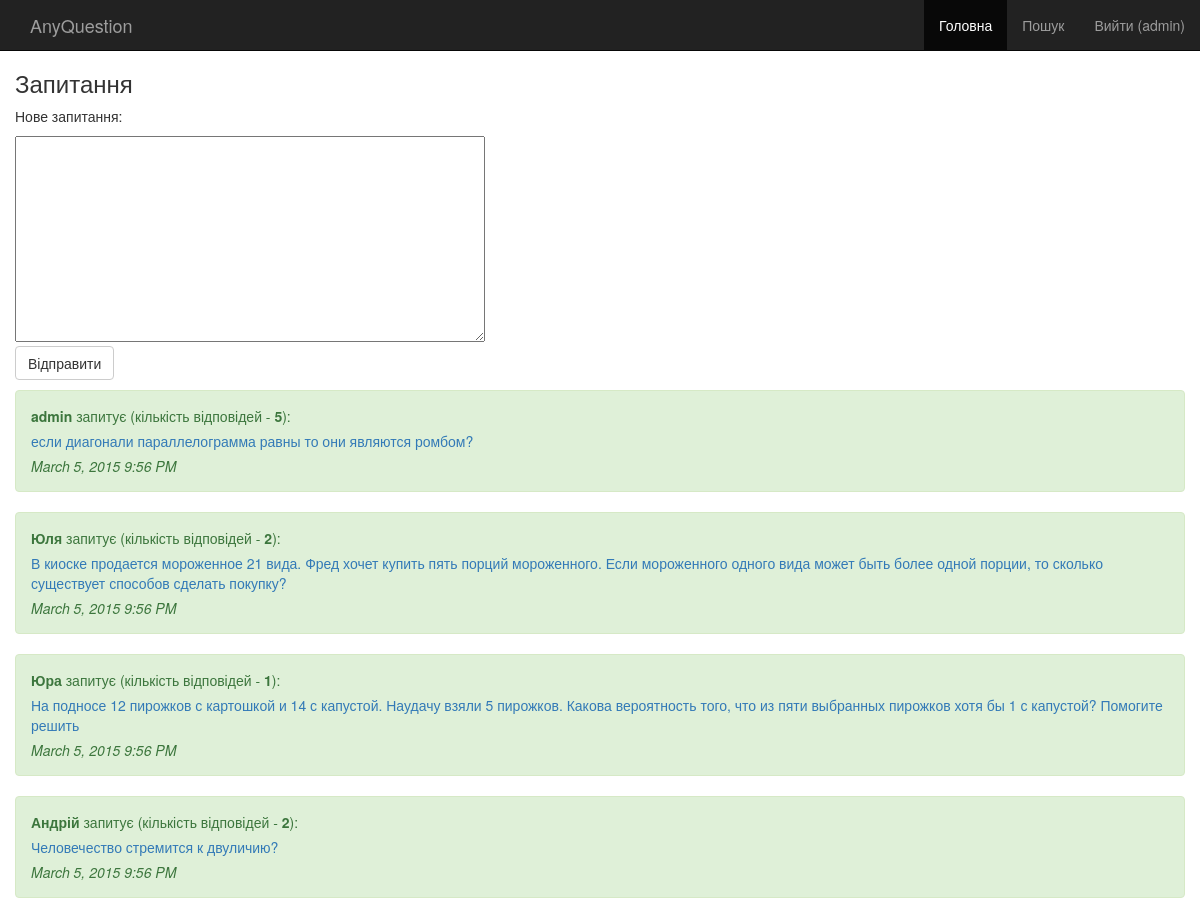
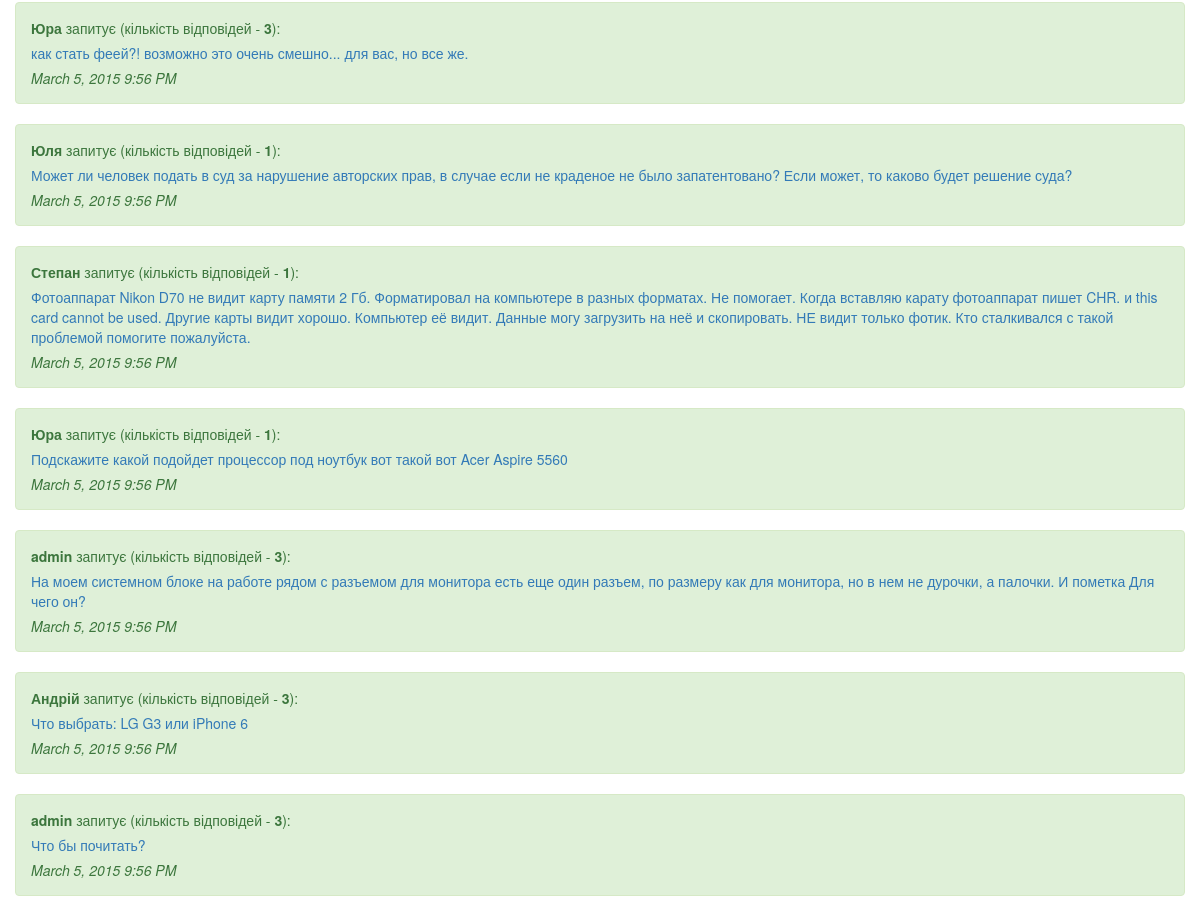
Screenshot of / (signed in) with the database file from the repository (2 pictures, top to bottom).
### models.py (models this page shows, shortened)
class User(db.Model, UserMixin):
    id = db.Column(db.Integer, primary_key=True)
    username = db.Column(db.String(80), unique=True)
    email = db.Column(db.String(120), unique=True)
    password = db.Column(db.String(120))

class Question(db.Model):
    __searchable__ = ['text']
    id = db.Column(db.Integer, primary_key=True)
    text = db.Column(db.Text)
    user_id = db.Column(db.Integer, db.ForeignKey('user.id'))
    pub_user = db.relationship('User',
        backref=db.backref('users', lazy='dynamic'))
    pub_date = db.Column(db.DateTime)

### run.py (the view)
@app.route('/')
def main():
    questions=Question.query.order_by(desc(Question.pub_date))
    answers_query=Answer.query
    return render_template('base.html', questions=questions, answers_query=answers_query)

### momentjs.py (called while the page is built)
    def render(self, format):
        return Markup("<script>\ndocument.write(moment(\"%s\").%s);\n</script>" % (self.timestamp.strftime("%Y-%m-%dT%H:%M:%S Z"), format))

    def format(self, fmt):
        return self.render("format(\"%s\")" % fmt)

### run.py (called while the page is built)
@login_manager.user_loader
def load_user(userid):
    return User.query.get(userid)

### templates/base.html (shortened to what this page needs)
<!DOCTYPE html>
<html>
<head lang="uk">
    <link rel=stylesheet media="screen" href="{{ url_for('static', filename='css/bootstrap.min.css') }}">
</head>
<body>
<div class="navbar navbar-inverse navbar-fixed-top">
    <div class="container">
      <div class="navbar-header">
        <a class="navbar-brand" href="/">AnyQuestion</a>
      </div>
      <div class="collapse navbar-collapse">
         {% if not current_user.is_authenticated() %}
            <p class="navbar-text navbar-right"><a href="/login" class="navbar-link">Увійти</a>/
            <a href="/register" class="navbar-link">Реєстрація</a></p>
         {% else %}
            <p class="navbar-text navbar-right"><a href="/logout" class="navbar-link">Вийти ({{ current_user.username }})</a></p>
         {% endif %}
          <ul class="nav navbar-nav navbar-right">
          {% block navbar %}
          <li class="active"><a href="/">Головна</a></li>
          <li><a href="/search">Пошук</a></li>
          {% endblock %}
        </ul>
      </div>
    </div>
  </div>
<div class="container">
    <div class="row">
        {% block content %}
        <h3>Запитання</h3>
        {% if current_user.is_authenticated() %}
            <form action="/add_question" method="post">
                <p>Нове запитання:</p><textarea name="new_question" id="new_question" rows="10" cols="60"></textarea>
                <p><input class="btn btn-default" type="submit" value="Відправити"></p>
            </form>
        {% endif %}
        {% for question in questions %}
            <div class="alert alert-success" role="alert">
            <p><strong>{{ question.pub_user.username }}</strong> запитує (кількість відповідей - <strong>{{ answers_query.filter_by(question_id=question.id).count() }}</strong>):</p>
            <p><a href="/question={{ question.id }}">{{ question.text }}</a></p>
            <p><i>{{ momentjs(question.pub_date).format('LLL') }}</i></p>
            </div>
        {% else %}
            <p>Неймовірно. Жодних запитань</p>
        {% endfor %}
        {% endblock %}
    </div>
</div>
</body>
</html>

### templates/base.html (style rules this page uses)
body { padding-top: 50px; }

### rows the page displays
User: username "admin"
Question: pub_user.username "admin", filter_by "5", text "если диагонали параллелограмма равны то они являются ромбом?"
Question: pub_user.username "Юля", filter_by "2", text "В киоске продается мороженное 21 вида. Фред хочет купить пять порций мороженного. Если мороженного одного вида может быть более одной порции, то сколько существует способов сделать покупку?"
Question: pub_user.username "Юра", filter_by "1", text "На подносе 12 пирожков с картошкой и 14 с капустой. Наудачу взяли 5 пирожков. Какова вероятность того, что из пяти выбранных пирожков хотя бы 1 с капустой? Помогите решить"
Question: pub_user.username "Андрій", filter_by "2", text "Человечество стремится к двуличию?"
Question: pub_user.username "Юра", filter_by "3", text "как стать феей?! возможно это очень смешно... для вас, но все же."
Question: pub_user.username "Юля", filter_by "1", text "Может ли человек подать в суд за нарушение авторских прав, в случае если не краденое не было запатентовано? Если может, то каково будет решение суда?"
Question: pub_user.username "Степан", filter_by "1", text "Фотоаппарат Nikon D70 не видит карту памяти 2 Гб. Форматировал на компьютере в разных форматах. Не помогает. Когда вставляю карату фотоаппарат пишет CHR. и this card cannot be used. Другие карты видит хорошо. Компьютер её видит. Данные могу загрузить на неё и скопировать. НЕ видит только фотик. Кто сталкивался с такой проблемой помогите пожалуйста."
Question: pub_user.username "Юра", filter_by "1", text "Подскажите какой подойдет процессор под ноутбук вот такой вот Acer Aspire 5560"
Question: pub_user.username "admin", filter_by "3", text "На моем системном блоке на работе рядом с разъемом для монитора есть еще один разъем, по размеру как для монитора, но в нем не дурочки, а палочки. И пометка Для чего он?"
Question: pub_user.username "Андрій", filter_by "3", text "Что выбрать: LG G3 или iPhone 6"
Question: pub_user.username "admin", filter_by "3", text "Что бы почитать?"
